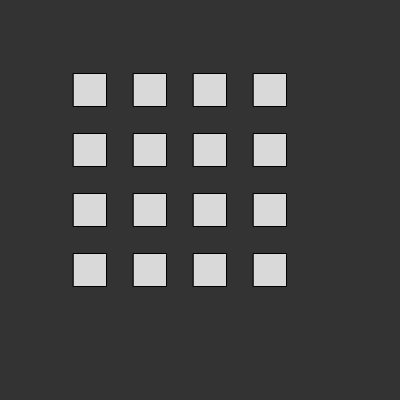
Frame 1 (no input)
Frame 60 (no input): identical to frame 1, image omitted
Frame 120 (the mouse pressed at the canvas centre since frame 60): identical to frame 1, image omitted

The p5.js sketch that drew this single still picture (run headless with seeded random() and noise() and a simulated clock; from frame 60 on, the mouse is pressed at the canvas centre):

// p5.js sketch
// ── sketch.js
const pads = [];
let pixelRes = 10;

function setup() {
  createCanvas(400, 400);
  rectMode(CENTER);
  let idx = 0;
  for (let cols = 90; cols < width - 90; cols += 60) {
    for (let rows = 90; rows < height - 90; rows += 60) {
      pads[idx] = new Pad({
        x: cols,
        y: rows
      }, 33);
      idx++;
    }
  }
}

function draw() {
  background(51);

  for (let i = 0; i < pads.length; i++) {
    pads[i].display();
  }
}


class Pad {
  constructor(pos, s) {
    this.pos = {
      x: pos.x,
      y: pos.y
    };
    this.size = s;
  }

  display() {
    push();
    fill(217);
    rect(this.pos.x, this.pos.y, this.size, this.size);
    pop();

    return this;
  }
}
